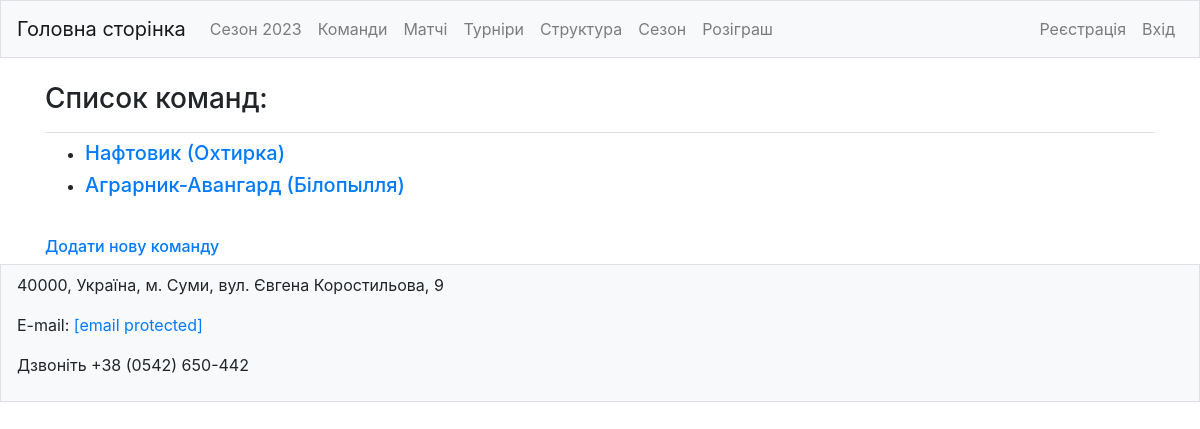
The page /teams/ on the database as committed earlier.
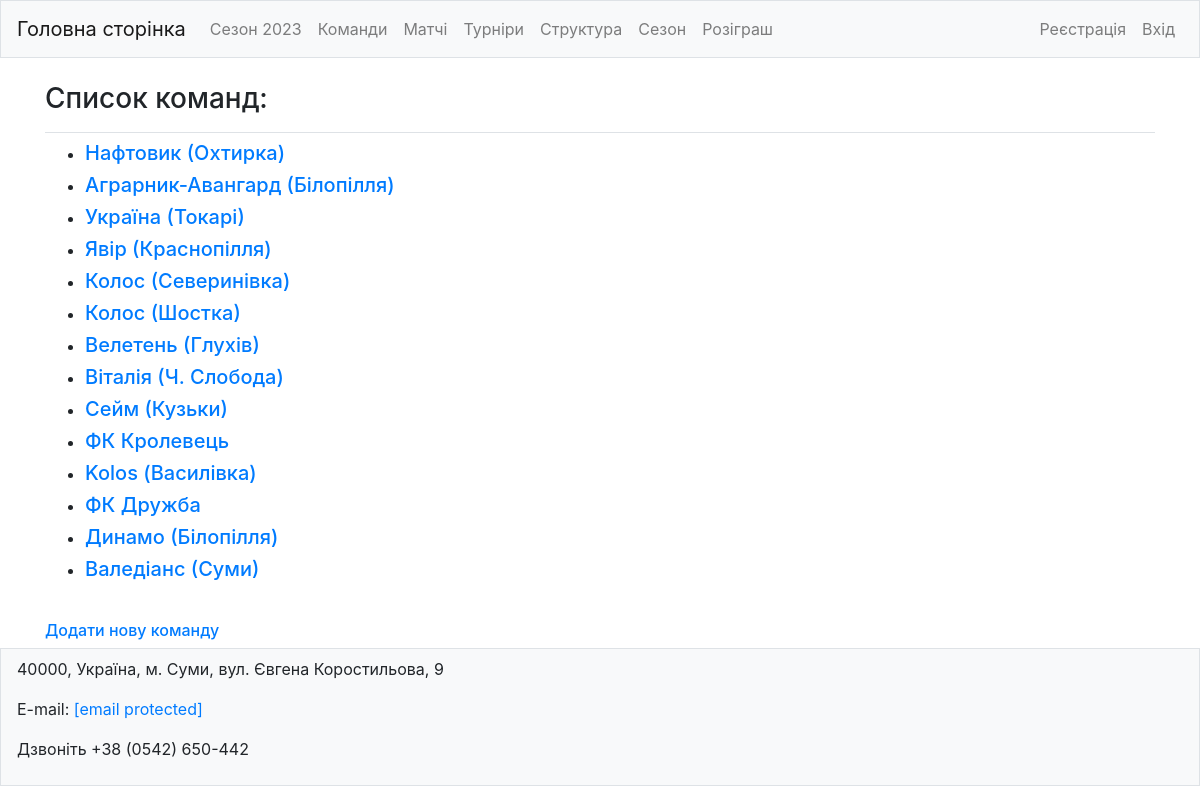
The same page on the database as committed later.
### footballs/models.py (models this page shows, shortened)
class Teams(models.Model):
    team_slug = models.SlugField(max_length=250, unique=True, db_index=True, verbose_name="Slug")
    team = models.CharField(max_length=80, verbose_name="Назва команди")
    team_full_name = models.CharField(max_length=200, blank=True, verbose_name="Повна назва")
    region = models.ForeignKey(Regions, on_delete=models.DO_NOTHING, verbose_name="Область")
    town = models.CharField(max_length=100, blank=True, verbose_name="Місто")
    address = models.CharField(max_length=350, blank=True, verbose_name="Адреса клубу/команди")
    link = models.URLField(blank=True, verbose_name="посилання на офіційний сайт")
    description = models.TextField(blank=True, verbose_name="Опис")
    logotype = models.ImageField(upload_to="footballs/static/footballs/img/logo_teams/",
                                 verbose_name="Логотип",
                                 blank=True,
                                 null=True)
    born = models.IntegerField(blank=True, null=True, validators=[MinValueValidator(1940)],
                               verbose_name="Рік заснування")
    stadium = models.CharField(max_length=50, blank=True, verbose_name="Домашній стадіон")
    date_create = models.DateTimeField(auto_now_add=True)
    date_update = models.DateTimeField(auto_now=True)
    objects = models.Manager
    def __str__(self):
        return self.team
    class Meta:
        verbose_name = "Команда"
        verbose_name_plural = "Команди"
    def get_absolute_url(self):
        return reverse('footballs:team', kwargs={'team_slug': self.team_slug})

### footballs/views.py (the view)
# urls.py: path('teams/', views.teams, name='teams'),
def teams(request):
    teams_list = Teams.objects.order_by('date_create')
    context = {
        'title': "Команди",
        'teams': teams_list,
    }
    return render(request, 'footballs/teams.html', context)

### footballs/templates/footballs/teams.html
{% extends 'base.html'%}
{% block page_header %}
  <h3>Список команд:</h3>
{% endblock page_header %}
{% block content %}
  <ul>
    {% for team in teams %}
      <li><h5>
        <a href="{{ team.get_absolute_url }}">{{ team }}</a>
      </h5></li>
    {% empty %}
      <li><h3>Жодної команди не знайдено.</h3></li>
    {% endfor %}
  </ul>
  <br>
    <h6><a href="{% url 'footballs:new_team' %}">Додати нову команду</a></h6>
{% endblock content %}

Rows that differ between the two databases and show on the page:
changed Teams: team "Аграрник-Авангард (Білопылля)" → "Аграрник-Авангард (Білопілля)"
added Teams: team "Україна (Токарі)"
added Teams: team "Явір (Краснопілля)"
added Teams: team "Колос (Северинівка)"
added Teams: team "Колос (Шостка)"
added Teams: team "Велетень (Глухів)"
added Teams: team "Віталія (Ч. Слобода)"
added Teams: team "Сейм (Кузьки)"
added Teams: team "ФК Кролевець"
added Teams: team "Kolos (Василівка)"
added Teams: team "ФК Дружба"
added Teams: team "Динамо (Білопілля)"
added Teams: team "Валедіанс (Суми)"
